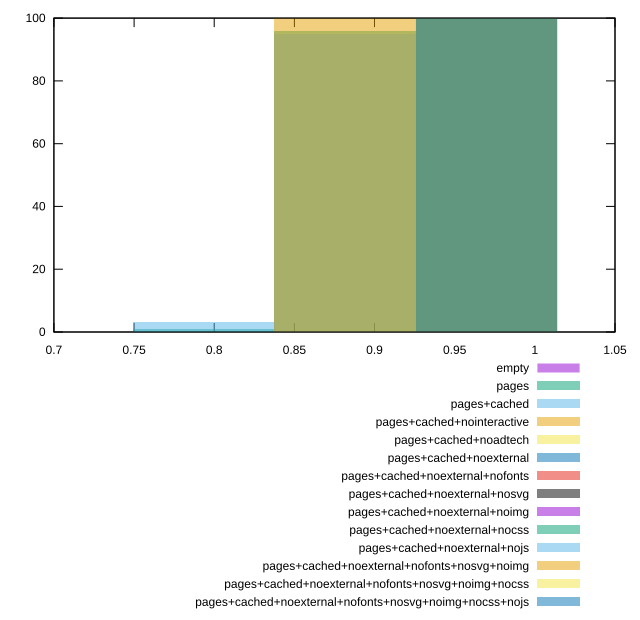

Write the gnuplot code that produced this figure.
reset
set terminal svg size 640, 620
set output "reprap/total-blocking-time/comparison/histogram/all_score.svg"

$empty <<EOF
0.9698670741084823 100
EOF

$pages <<EOF
0.9698670741084823 3
0.8816973400986203 96
0.7935276060887583 1
EOF

$pagesCached <<EOF
0.9698670741084823 2
0.8816973400986203 95
0.7935276060887583 3
EOF

$pagesCachedNointeractive <<EOF
0.8816973400986203 100
EOF

$pagesCachedNoadtech <<EOF
0.9698670741084823 100
EOF

$pagesCachedNoexternal <<EOF
0.9698670741084823 100
EOF

$pagesCachedNoexternalNofonts <<EOF
0.9698670741084823 100
EOF

$pagesCachedNoexternalNosvg <<EOF
0.9698670741084823 100
EOF

$pagesCachedNoexternalNoimg <<EOF
0.9698670741084823 100
EOF

$pagesCachedNoexternalNocss <<EOF
0.9698670741084823 100
EOF

$pagesCachedNoexternalNojs <<EOF
0.9698670741084823 100
EOF

$pagesCachedNoexternalNofontsNosvgNoimg <<EOF
0.9698670741084823 100
EOF

$pagesCachedNoexternalNofontsNosvgNoimgNocss <<EOF
0.9698670741084823 100
EOF

$pagesCachedNoexternalNofontsNosvgNoimgNocssNojs <<EOF
0.9698670741084823 100
EOF

set key outside below
set boxwidth 0.08816973400986203
set yrange [0:100]
set style fill transparent solid 0.5 noborder

plot \
  $empty title "empty" with boxes, \
  $pages title "pages" with boxes, \
  $pagesCached title "pages+cached" with boxes, \
  $pagesCachedNointeractive title "pages+cached+nointeractive" with boxes, \
  $pagesCachedNoadtech title "pages+cached+noadtech" with boxes, \
  $pagesCachedNoexternal title "pages+cached+noexternal" with boxes, \
  $pagesCachedNoexternalNofonts title "pages+cached+noexternal+nofonts" with boxes, \
  $pagesCachedNoexternalNosvg title "pages+cached+noexternal+nosvg" with boxes, \
  $pagesCachedNoexternalNoimg title "pages+cached+noexternal+noimg" with boxes, \
  $pagesCachedNoexternalNocss title "pages+cached+noexternal+nocss" with boxes, \
  $pagesCachedNoexternalNojs title "pages+cached+noexternal+nojs" with boxes, \
  $pagesCachedNoexternalNofontsNosvgNoimg title "pages+cached+noexternal+nofonts+nosvg+noimg" with boxes, \
  $pagesCachedNoexternalNofontsNosvgNoimgNocss title "pages+cached+noexternal+nofonts+nosvg+noimg+nocss" with boxes, \
  $pagesCachedNoexternalNofontsNosvgNoimgNocssNojs title "pages+cached+noexternal+nofonts+nosvg+noimg+nocss+nojs" with boxes, \


reset
